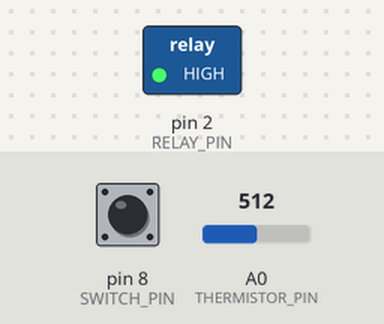
A sketch run on a simulated Arduino Uno, built with avr-gcc and run on an emulated ATmega328P. On the bench: switched loads named in the sketch (green lamp = pin HIGH). The test bench sets the inputs (shaded band); at power-on: pin 8 (SWITCH_PIN) HIGH, A0 (THERMISTOR_PIN) = 512.

Above: at 1.2 s.
1.3 s: pin 8 (SWITCH_PIN) pulled LOW for 0.15 s
At 2.5 s:
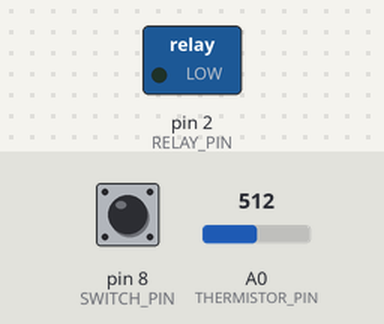
2.9 s: pin 8 (SWITCH_PIN) pulled LOW for 1 s
At 3.9 s:
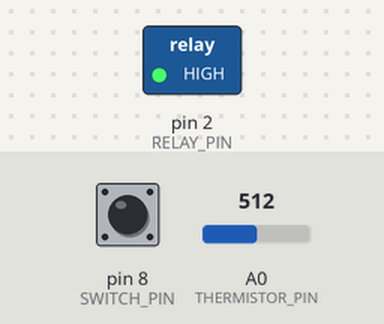
5.4 s: pin 8 (SWITCH_PIN) pulled LOW for 3.2 s
At 5.8 s:
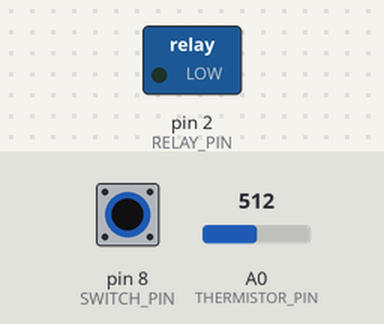
Timing chart, 0 to 8.4 s (numbered marks = the images above; inputs shaded):
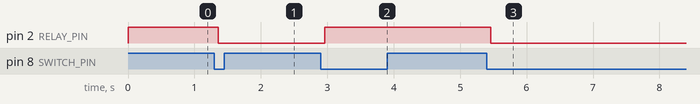

The sketch:

termostato.ino
```cpp
#include <SoftwareSerial.h>
#include <SerialCommand.h>
#include <math.h>

#define SERIAL_BAUD 9600
#define RELAY_PIN 2
#define THERMISTOR_PIN 0
#define RESISTOR 10000.0
#define BASE 1024.0
#define K_TO_C 273.15
#define A 0.001129148
#define B 0.000234125
#define C 0.0000000876741
#define SWITCH_PIN 8

#define RX 5
#define TX 6
#define SAMPLES 5

#define ARG_ON "ON"
#define ARG_OFF "OFF"
#define CMD_SETRELAY "SETRELAY"
#define CMD_GETRELAY "GETRELAY"
#define CMD_GETTEMP "GETTEMP"
#define CMD_OK "OK"
#define CMD_WHAT "WHAT?"


boolean isRelayOn = false;
int switchStatus = HIGH;
int lastSwitchStatus = HIGH;
long lastDebounceTime = 0;  // the last time the output pin was toggled
long debounceDelay = 50;    // the debounce time; increase if the output flickers

// SerialCommand SCmd;
SoftwareSerial EspSerial = SoftwareSerial(RX,TX);
SerialCommand SCmd(EspSerial);

int currentSample = 0;
double currentTemperature = 0;
double temperatures[SAMPLES];

// Steinhart-Hart Thermistor Equation:
// Temperature in Kelvin = 1 / {A + B[ln(R)] + C[ln(R)]^3}
double getTemperatureFromRawInput(int rawInput) {
  double lnResistance = 0;
  double temperature = 0;

  lnResistance = log(RESISTOR * (BASE / rawInput - 1));
  temperature = 1 / (A + (B + (C * lnResistance * lnResistance)) * lnResistance);
  temperature = temperature - K_TO_C;

  return temperature;
}

void setRelay(boolean status) {
  if (status == true) {
    digitalWrite(RELAY_PIN, LOW);
  } else {
    digitalWrite(RELAY_PIN, HIGH); // high is off
  }
  isRelayOn = status;
}

boolean getRelay() {
  return isRelayOn;
}

double getTemperature() {
  return getTemperatureFromRawInput(analogRead(THERMISTOR_PIN));
}

void sendToSerial(const char *command, const char *argument) {
  char _buffer[64];
  memset(_buffer, 0, sizeof(_buffer));
  if (argument != NULL) {
    snprintf(_buffer, sizeof(_buffer) - 1, "+%s %s\n", command, argument);
  } else {
    snprintf(_buffer, sizeof(_buffer) - 1, "+%s\n", command);
  }
  // Serial.print(_buffer);
  EspSerial.print(_buffer);
}

void SerialSetRelay() {
  char *arg = SCmd.next();
  const char *realArg = NULL;
  if (arg != NULL) {
    if (strncmp(arg, ARG_ON, 2) == 0) {
      realArg = ARG_ON;
      setRelay(true);
    } else {
      realArg = ARG_OFF;
      setRelay(false);
    }

    sendToSerial(CMD_SETRELAY, realArg);
  }
}

void SerialGetRelay() {
  sendToSerial(CMD_GETRELAY, getRelay() ? ARG_ON : ARG_OFF);
}

void SerialGetTemperature() {
  char _strTemp[10];
  double t = currentTemperature; // getTemperature();
  memset(_strTemp, 0, sizeof(_strTemp));
  dtostrf(t, 2, 1, _strTemp);
  sendToSerial(CMD_GETTEMP, _strTemp);
}

void SerialUnrecognized() {
  sendToSerial(CMD_WHAT, NULL);
}

void readInputs() {
  // read switch status
  int reading = digitalRead(SWITCH_PIN);
  if (reading != lastSwitchStatus) {
    lastDebounceTime = millis();
  }

  if ((millis() - lastDebounceTime) > debounceDelay) {
    if (reading != switchStatus) {
      switchStatus = reading;

      if (switchStatus == LOW) {
        setRelay(!getRelay());
      }
    }
  }
  lastSwitchStatus = reading;

  // read a new sample
  temperatures[currentSample] = getTemperature();
  currentSample = (currentSample + 1) % SAMPLES;
  // update
  int samplesCount = 0;
  double t = 0;
  for (int i = 0; i < SAMPLES; i++) {
    if (temperatures[i] > 0) {
      t += temperatures[i];
      samplesCount++;
    }
  }
  if (samplesCount > 0) {
    currentTemperature = t / samplesCount;
  } else {
    currentTemperature = 0;
  }
}

void setup() {
  pinMode(RELAY_PIN, OUTPUT);
  // switch
  lastSwitchStatus = HIGH;
  pinMode(SWITCH_PIN, INPUT_PULLUP);
  digitalWrite(SWITCH_PIN, lastSwitchStatus);

  setRelay(false);

  // clear and init temperature sampling array
  memset(&temperatures, 0, sizeof(temperatures));

  // Serial manangement
  Serial.begin(SERIAL_BAUD);
  EspSerial.begin(SERIAL_BAUD);
  delay(10);
  // Setup callbacks for SerialCommand commands
  SCmd.addCommand(CMD_SETRELAY, SerialSetRelay);
  SCmd.addCommand(CMD_GETRELAY, SerialGetRelay);
  SCmd.addCommand(CMD_GETTEMP, SerialGetTemperature);
  SCmd.addDefaultHandler(SerialUnrecognized);
  sendToSerial(CMD_OK, NULL);
}

void loop() {
  SCmd.readSerial();
  delay(10);
  readInputs();
}
```

Measured:
- after the input at 1.3 s, pin 2 (RELAY_PIN): HIGH → LOW after 0.06 s
- after the input at 2.9 s, pin 2 (RELAY_PIN): LOW → HIGH after 0.06 s
- after the input at 5.4 s, pin 2 (RELAY_PIN): HIGH → LOW after 0.06 s
